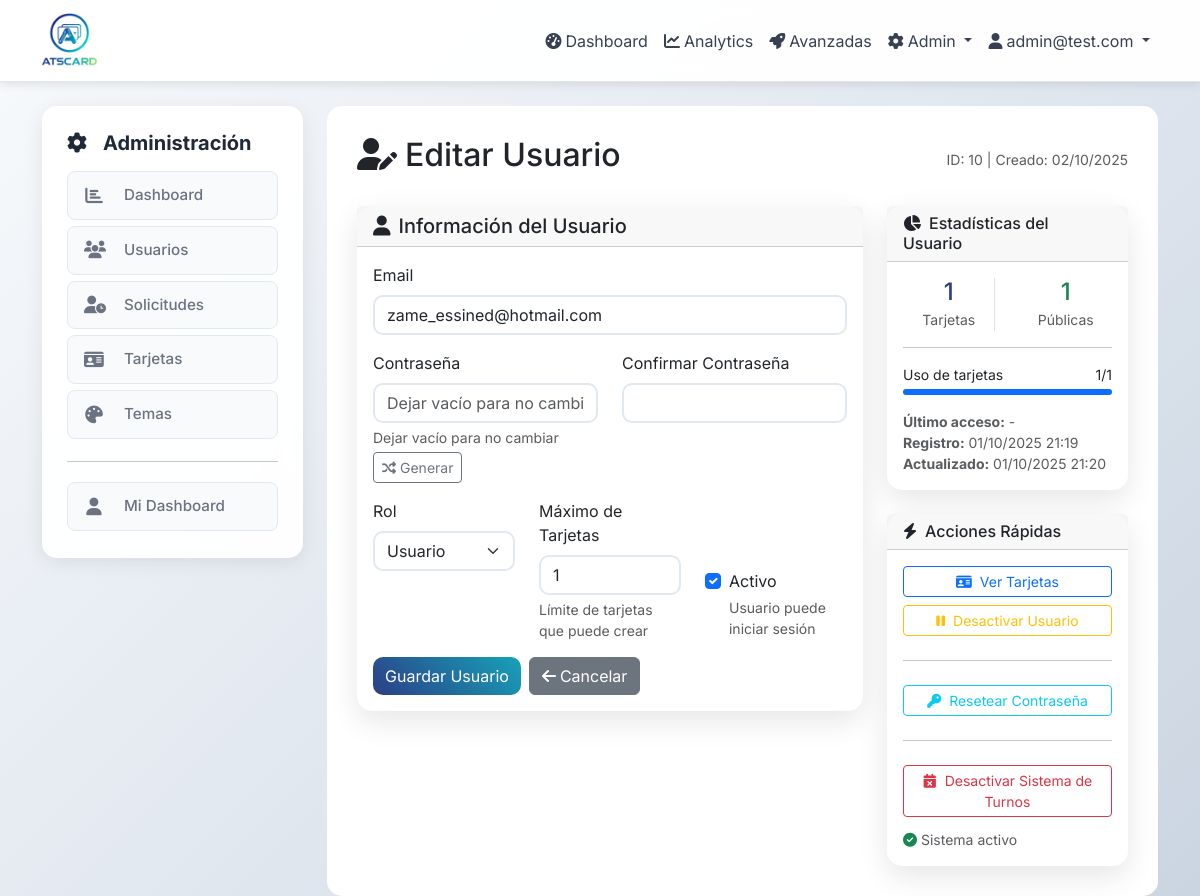
The app's page /admin/users/10/edit (signed in) with its own data.
### app/models.py (models this page shows, shortened)
class User(UserMixin, db.Model):
    id = db.Column(db.Integer, primary_key=True)
    email = db.Column(db.String(120), unique=True, nullable=False, index=True)
    password_hash = db.Column(db.String(255), nullable=False)
    role = db.Column(Enum('admin', 'user', name='user_roles'), default='user', nullable=False)
    is_active = db.Column(db.Boolean, default=True, nullable=False)
    is_approved = db.Column(db.Boolean, default=False)
    approved_at = db.Column(db.DateTime)
    approved_by_id = db.Column(db.Integer)
    is_suspended = db.Column(db.Boolean, default=False)
    suspension_reason = db.Column(db.String(500))
    suspended_at = db.Column(db.DateTime)
    suspended_by_id = db.Column(db.Integer)
    max_cards = db.Column(db.Integer, default=1, nullable=False)
    last_login = db.Column(db.DateTime)
    total_views = db.Column(db.Integer, default=0)
    email_verified = db.Column(db.Boolean, default=False)
    email_verified_at = db.Column(db.DateTime)
    reset_token = db.Column(db.String(255))
    reset_token_expires = db.Column(db.DateTime)
    mobile_token = db.Column(db.String(255), nullable=True, index=True)  # Token para app móvil
    created_at = db.Column(db.DateTime, default=now_utc_for_db)
    updated_at = db.Column(db.DateTime, default=now_utc_for_db, onupdate=now_utc_for_db)
    cards = db.relationship('Card', backref='owner', lazy='dynamic', cascade='all, delete-orphan')
    ticket_system = db.relationship('TicketSystem', backref='owner', uselist=False, cascade='all, delete-orphan')
    def is_admin(self):
        return self.role == 'admin'

### app/admin/routes.py (the view, shortened to what this page needs)
@bp.route('/users/<int:id>/edit', methods=['GET', 'POST'])
@login_required
@admin_required
def edit_user(id):
    user = User.query.get_or_404(id)
    form = UserForm(original_email=user.email, obj=user)
    return render_template('admin/user_form.html', form=form, user=user, title='Editar Usuario')

### app/templates/admin/user_form.html (shortened to what this page needs)
{% extends "base.html" %}
{% block content %}
<div class="row">
    <div class="col-md-3">
        {% include 'admin/_sidebar.html' %}
    </div>
    <div class="col-md-9">
        <div class="main-content">
            <div class="d-flex justify-content-between align-items-center mb-4">
                <h2>
                    <i class="fas fa-{{ 'user-plus' if not user else 'user-edit' }} me-2"></i>{{ title }}
                </h2>
                {% if user %}
                    <div class="text-muted">
                        <small>ID: {{ user.id }} | Creado: {{ user.created_at.strftime('%d/%m/%Y') if user.created_at }}</small>
                    </div>
                {% endif %}
            </div>
            <div class="row">
                <div class="col-lg-8">
                    <div class="card">
                        <div class="card-header">
                            <h5 class="mb-0">
                                <i class="fas fa-user me-2"></i>Información del Usuario
                            </h5>
                        </div>
                        <div class="card-body">
                            <form method="POST">
                                <div class="mb-3">
                                    {{ form.email.label(class="form-label required") }}
                                    {{ form.email() }}
                                </div>
                                <div class="row">
                                    <div class="col-md-6 mb-3">
                                        {{ form.password.label(class="form-label") }}
                                        {{ form.password() }}
                                        {% if not user %}
                                            <div class="form-text">Mínimo 6 caracteres</div>
                                        {% else %}
                                            <div class="form-text">Dejar vacío para no cambiar</div>
                                        {% endif %}
                                    </div>
                                    {% if user %}
                                    <div class="col-md-6 mb-3">
                                        {{ form.password2.label(class="form-label") }}
                                        {{ form.password2() }}
                                    </div>
                                    {% endif %}
                                </div>
                                <div class="row">
                                    <div class="col-md-4 mb-3">
                                        {{ form.role.label(class="form-label required") }}
                                        {{ form.role() }}
                                    </div>
                                    <div class="col-md-4 mb-3">
                                        {{ form.max_cards.label(class="form-label required") }}
                                        {{ form.max_cards() }}
                                        <div class="form-text">Límite de tarjetas que puede crear</div>
                                    </div>
                                    <div class="col-md-4 mb-3 d-flex align-items-end">
                                        <div class="form-check">
                                            {{ form.is_active() }}
                                            {{ form.is_active.label(class="form-check-label") }}
                                            <div class="form-text">Usuario puede iniciar sesión</div>
                                        </div>
                                    </div>
                                </div>
                                <div class="d-flex gap-2">
                                    {{ form.submit() }}
                                    <a href="{{ url_for('admin.users') }}" class="btn btn-secondary">
                                        <i class="fas fa-arrow-left me-1"></i>Cancelar
                                    </a>
                                </div>
                            </form>
                        </div>
                    </div>
                </div>
                {% if user %}
                    <div class="col-lg-4">
                        <div class="card mb-4">
                            <div class="card-header">
                                <h6 class="mb-0">
                                    <i class="fas fa-chart-pie me-2"></i>Estadísticas del Usuario
                                </h6>
                            </div>
                            <div class="card-body">
                                <div class="row text-center">
                                    <div class="col-6">
                                        <div class="border-end">
                                            <div class="h4 mb-0 text-primary">{{ user.cards.count() }}</div>
                                            <small class="text-muted">Tarjetas</small>
                                        </div>
                                    </div>
                                    <div class="col-6">
                                        <div class="h4 mb-0 text-success">{{ user.cards.filter_by(is_public=True).count() }}</div>
                                        <small class="text-muted">Públicas</small>
                                    </div>
                                </div>
                                <hr>
                                <div class="mb-3">
                                    <div class="d-flex justify-content-between mb-1">
                                        <small>Uso de tarjetas</small>
                                        <small>{{ user.cards.count() }}/{{ user.max_cards }}</small>
                                    </div>
                                    <div class="progress" style="height: 6px;">
                                        <div class="progress-bar" role="progressbar"
                                             style="width: {{ (user.cards.count() / user.max_cards * 100) if user.max_cards > 0 else 0 }}%">
                                        </div>
                                    </div>
                                </div>
                                <div class="small text-muted">
                                    <div><strong>Último acceso:</strong> -</div>
                                    <div><strong>Registro:</strong> {{ user.created_at|local_datetime('%d/%m/%Y %H:%M') if user.created_at else '-' }}</div>
                                    <div><strong>Actualizado:</strong> {{ user.updated_at|local_datetime('%d/%m/%Y %H:%M') if user.updated_at else '-' }}</div>
                                </div>
                            </div>
                        </div>
                        <div class="card">
                            <div class="card-header">
                                <h6 class="mb-0">
                                    <i class="fas fa-bolt me-2"></i>Acciones Rápidas
                                </h6>
                            </div>
                            <div class="card-body">
                                <div class="d-grid gap-2">
                                    <a href="{{ url_for('admin.user_cards', id=user.id) }}" class="btn btn-outline-primary btn-sm">
                                        <i class="fas fa-id-card me-2"></i>Ver Tarjetas
                                    </a>
                                    {% if user.is_active %}
                                        <button type="button" class="btn btn-outline-warning btn-sm"
                                                onclick="toggleUserStatus({{ user.id }}, false)">
                                            <i class="fas fa-pause me-2"></i>Desactivar Usuario
                                        </button>
                                    {% else %}
                                        <button type="button" class="btn btn-outline-success btn-sm"
                                                onclick="toggleUserStatus({{ user.id }}, true)">
                                            <i class="fas fa-play me-2"></i>Activar Usuario
                                        </button>
                                    {% endif %}
                                    <hr>
                                    <button type="button" class="btn btn-outline-info btn-sm"
                                            onclick="sendPasswordReset('{{ user.email }}')">
                                        <i class="fas fa-key me-2"></i>Resetear Contraseña
                                    </button>
                                    <hr>
                                    <form method="POST" action="{{ url_for('admin.toggle_tickets', id=user.id) }}"
                                          onsubmit="return confirm('¿Estás seguro de que quieres cambiar el estado del sistema de turnos?');">
                                        {% if user.ticket_system and user.ticket_system.is_enabled %}
                                            <button type="submit" class="btn btn-outline-danger btn-sm w-100">
                                                <i class="fas fa-calendar-times me-2"></i>Desactivar Sistema de Turnos
                                            </button>
                                        {% else %}
                                            <button type="submit" class="btn btn-outline-success btn-sm w-100">
                                                <i class="fas fa-calendar-check me-2"></i>Activar Sistema de Turnos
                                            </button>
                                        {% endif %}
                                    </form>
                                    {% if user.ticket_system and user.ticket_system.is_enabled %}
                                        <small class="text-muted d-block mt-1">
                                            <i class="fas fa-check-circle text-success me-1"></i>Sistema activo
                                        </small>
                                    {% endif %}
                                </div>
                            </div>
                        </div>
                    </div>
                {% endif %}
            </div>
        </div>
    </div>
</div>
{% endblock %}

### app/templates/base.html (shortened to what this page needs)
<!DOCTYPE html>
<html lang="es">
<head>
    <link href="https://cdn.jsdelivr.net/npm/bootstrap@5.3.0/dist/css/bootstrap.min.css" rel="stylesheet">
    <link href="https://cdnjs.cloudflare.com/ajax/libs/font-awesome/6.4.0/css/all.min.css" rel="stylesheet">
</head>
<body>
    <nav class="navbar navbar-expand-lg navbar-light mb-4">
        <div class="container">
            <a class="navbar-brand d-flex align-items-center" href="{{ url_for('index') }}">
                <img src="{{ url_for('static', filename='logo/logoNB.png') }}" alt="ATScard" class="navbar-logo me-2">
            </a>
            <div class="collapse navbar-collapse" id="navbarNav">
                <ul class="navbar-nav ms-auto">
                    {% if current_user.is_authenticated %}
                        <li class="nav-item">
                            <a class="nav-link" href="{{ url_for('dashboard.index') }}">
                                <i class="fas fa-tachometer-alt me-1"></i>Dashboard
                            </a>
                        </li>
                        <li class="nav-item">
                            <a class="nav-link" href="{{ url_for('dashboard.analytics') }}">
                                <i class="fas fa-chart-line me-1"></i>Analytics
                            </a>
                        </li>
                        <li class="nav-item">
                            <a class="nav-link" href="{{ url_for('dashboard.advanced_features') }}">
                                <i class="fas fa-rocket me-1"></i>Avanzadas
                            </a>
                        </li>
                        {% if current_user.is_admin() %}
                        <li class="nav-item dropdown">
                            <a class="nav-link dropdown-toggle" href="#" role="button" data-bs-toggle="dropdown">
                                <i class="fas fa-cog me-1"></i>Admin
                            </a>
                        </li>
                        {% endif %}
                        <li class="nav-item dropdown">
                            <a class="nav-link dropdown-toggle" href="#" role="button" data-bs-toggle="dropdown">
                                <i class="fas fa-user me-1"></i>{{ current_user.email }}
                            </a>
                        </li>
                    {% endif %}
                </ul>
            </div>
        </div>
    </nav>
    <div class="container">
        {% block content %}{% endblock %}
    </div>
</body>
</html>

### records on screen
User: email "admin@test.com"
User: id "10", created_at "02/10/2025", email "zame_essined@hotmail.com", role "Usuario", max_cards "1", is_active "☑", created_at|local_datetime "01/10/2025 21:19", updated_at|local_datetime "01/10/2025 21:20"

### other values on screen
{{ title }} "Editar Usuario"
{{ user.cards.count() }} "1"
{{ user.cards.filter_by(is_public=True).count() }} "1"
